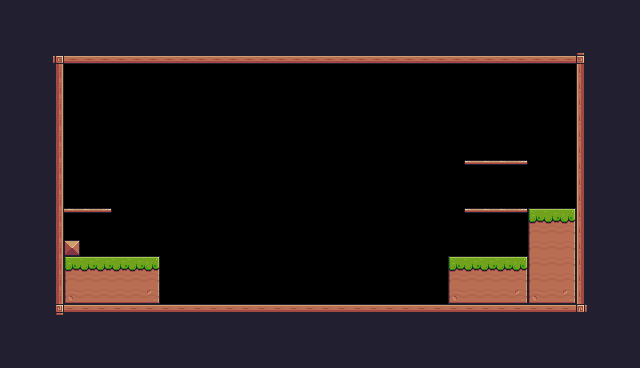

Tiled map render using the project's own tile images. Description and the whole map definition, tile-layer contents included, below:
An orthogonal 40x23 tile map with 16x16 px tiles, 1 tile layer (Background) and 20 objects (4x Spike, 3x Platform, 3x Fruit, Player, Checkpoint).

<map version="1.10" tiledversion="1.12.2" orientation="orthogonal" renderorder="right-down" width="40" height="23" tilewidth="16" tileheight="16" infinite="0" nextlayerid="4" nextobjectid="65">
 <tileset firstgid="1" source="Pixel_Adventure.tsx" />
 <layer id="1" name="Background" width="40" height="23">
  <properties>
   <property name="BackgroundColor" value="Pink" />
  </properties>
  <data encoding="csv">
24,24,24,24,24,24,24,24,24,24,24,24,24,24,24,24,24,24,24,24,24,24,24,24,24,24,24,24,24,24,24,24,24,24,24,24,24,24,24,24,
24,24,24,24,24,24,24,24,24,24,24,24,24,24,24,24,24,24,24,24,24,24,24,24,24,24,24,24,24,24,24,24,24,24,24,24,24,24,24,24,
24,24,24,24,24,24,24,24,24,24,24,24,24,24,24,24,24,24,24,24,24,24,24,24,24,24,24,24,24,24,24,24,24,24,24,24,24,24,24,24,
24,24,24,92,134,134,134,134,134,134,134,134,134,134,134,134,134,134,134,134,134,134,134,134,134,134,134,134,134,134,134,134,134,134,134,134,93,24,24,24,
24,24,24,113,0,0,0,0,0,0,0,0,0,0,0,0,0,0,0,0,0,0,0,0,0,0,0,0,0,0,0,0,0,0,0,0,111,24,24,24,
24,24,24,113,0,0,0,0,0,0,0,0,0,0,0,0,0,0,0,0,0,0,0,0,0,0,0,0,0,0,0,0,0,0,0,0,111,24,24,24,
24,24,24,113,0,0,0,0,0,0,0,0,0,0,0,0,0,0,0,0,0,0,0,0,0,0,0,0,0,0,0,0,0,0,0,0,111,24,24,24,
24,24,24,113,0,0,0,0,0,0,0,0,0,0,0,0,0,0,0,0,0,0,0,0,0,0,0,0,0,0,0,0,0,0,0,0,111,24,24,24,
24,24,24,113,0,0,0,0,0,0,0,0,0,0,0,0,0,0,0,0,0,0,0,0,0,0,0,0,0,0,0,0,0,0,0,0,111,24,24,24,
24,24,24,113,0,0,0,0,0,0,0,0,0,0,0,0,0,0,0,0,0,0,0,0,0,0,0,0,0,0,0,0,0,0,0,0,111,24,24,24,
24,24,24,113,0,0,0,0,0,0,0,0,0,0,0,0,0,0,0,0,0,0,0,0,0,0,0,0,0,40,41,41,42,0,0,0,111,24,24,24,
24,24,24,113,0,0,0,0,0,0,0,0,0,0,0,0,0,0,0,0,0,0,0,0,0,0,0,0,0,0,0,0,0,0,0,0,111,24,24,24,
24,24,24,113,0,0,0,0,0,0,0,0,0,0,0,0,0,0,0,0,0,0,0,0,0,0,0,0,0,0,0,0,0,0,0,0,111,24,24,24,
24,24,24,113,41,41,42,0,0,0,0,0,0,0,0,0,0,0,0,0,0,0,0,0,0,0,0,0,0,40,41,41,42,7,8,9,111,24,24,24,
24,24,24,113,0,0,0,0,0,0,0,0,0,0,0,0,0,0,0,0,0,0,0,0,0,0,0,0,0,0,0,0,0,29,30,31,111,24,24,24,
24,24,24,113,35,0,0,0,0,0,0,0,0,0,0,0,0,0,0,0,0,0,0,0,0,0,0,0,0,0,0,0,0,29,30,31,111,24,24,24,
24,24,24,113,7,8,8,8,8,9,0,0,0,0,0,0,0,0,0,0,0,0,0,0,0,0,0,0,7,8,8,8,9,29,30,31,111,24,24,24,
24,24,24,113,29,30,30,30,30,31,0,0,0,0,0,0,0,0,0,0,0,0,0,0,0,0,0,0,29,30,30,30,31,29,30,31,111,24,24,24,
24,24,24,113,51,52,52,52,52,53,0,0,0,0,0,0,0,0,0,0,0,0,0,0,0,0,0,0,51,52,52,52,53,51,52,53,111,24,24,24,
24,24,24,114,90,90,90,90,90,90,90,90,90,90,90,90,90,90,90,90,90,90,90,90,90,90,90,90,90,90,90,90,90,90,90,90,115,24,24,24,
24,24,24,24,24,24,24,24,24,24,24,24,24,24,24,24,24,24,24,24,24,24,24,24,24,24,24,24,24,24,24,24,24,24,24,24,24,24,24,24,
24,24,24,24,24,24,24,24,24,24,24,24,24,24,24,24,24,24,24,24,24,24,24,24,24,24,24,24,24,24,24,24,24,24,24,24,24,24,24,24,
24,24,24,24,24,24,24,24,24,24,24,24,24,24,24,24,24,24,24,24,24,24,24,24,24,24,24,24,24,24,24,24,24,24,24,24,24,24,24,24
</data>
 </layer>
 <objectgroup id="3" name="Collisions">
  <object id="19" x="48" y="48" width="544" height="16" />
  <object id="20" x="576" y="64" width="16" height="256" />
  <object id="21" x="64" y="304" width="512" height="16" />
  <object id="22" x="48" y="64" width="16" height="256" />
  <object id="23" x="64" y="240" width="16" height="16" />
  <object id="24" x="64" y="256" width="96" height="48" />
  <object id="25" x="448" y="256" width="80" height="48" />
  <object id="35" type="Platform" x="464" y="208" width="64" height="16" />
  <object id="37" type="Platform" x="464" y="160" width="64" height="16" />
  <object id="40" type="Platform" x="64" y="208" width="48" height="16" />
  <object id="59" x="528" y="208" width="48" height="96" />
 </objectgroup>
 <objectgroup id="2" name="Spawnpoints">
  <object id="2" name="Player" type="Player" x="128" y="224" width="32" height="32" />
  <object id="44" name="Cherries" type="Fruit" x="80" y="176" width="32" height="32" />
  <object id="54" name="Pineapple" type="Fruit" x="480" y="128" width="32" height="32" />
  <object id="55" name="Strawberry" type="Fruit" x="480" y="176" width="32" height="32" />
  <object id="61" type="Spike" x="208" y="288" width="16" height="16">
   <properties>
    <property name="isVertical" type="bool" value="false" />
    <property name="offNeg" type="float" value="8" />
    <property name="offPos" type="float" value="7" />
   </properties>
  </object>
  <object id="60" type="Checkpoint" x="512" y="144" width="64" height="64" />
  <object id="62" type="Spike" x="272" y="288" width="16" height="16">
   <properties>
    <property name="isVertical" type="bool" value="false" />
    <property name="offNeg" type="float" value="8" />
    <property name="offPos" type="float" value="7" />
   </properties>
  </object>
  <object id="63" type="Spike" x="336" y="288" width="16" height="16">
   <properties>
    <property name="isVertical" type="bool" value="false" />
    <property name="offNeg" type="float" value="8" />
    <property name="offPos" type="float" value="7" />
   </properties>
  </object>
  <object id="64" type="Spike" x="400" y="288" width="15" height="16">
   <properties>
    <property name="isVertical" type="bool" value="false" />
    <property name="offNeg" type="float" value="8" />
    <property name="offPos" type="float" value="7" />
   </properties>
  </object>
 </objectgroup>
</map>
